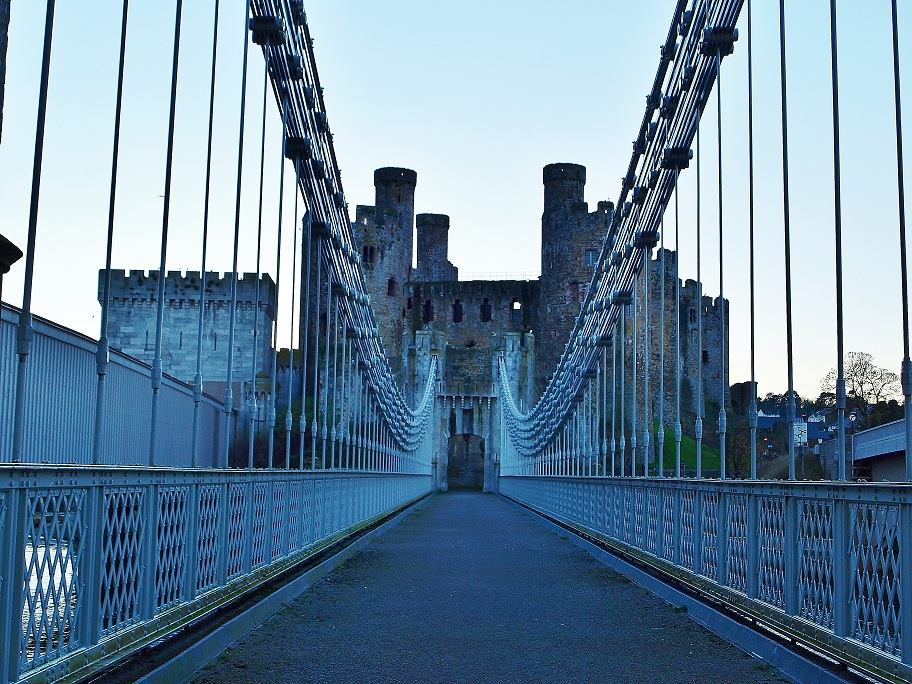
#> input picture Lab Assignment-3/3.2.jpg, 912 x 684 px
$ python 2.py
#> lines starting #> are read from the running program, lines starting #| are printed output that depends on the picture
# Required libraries
import cv2
import numpy as np

img = cv2.imread('3.2.jpg',0)      # reading an image
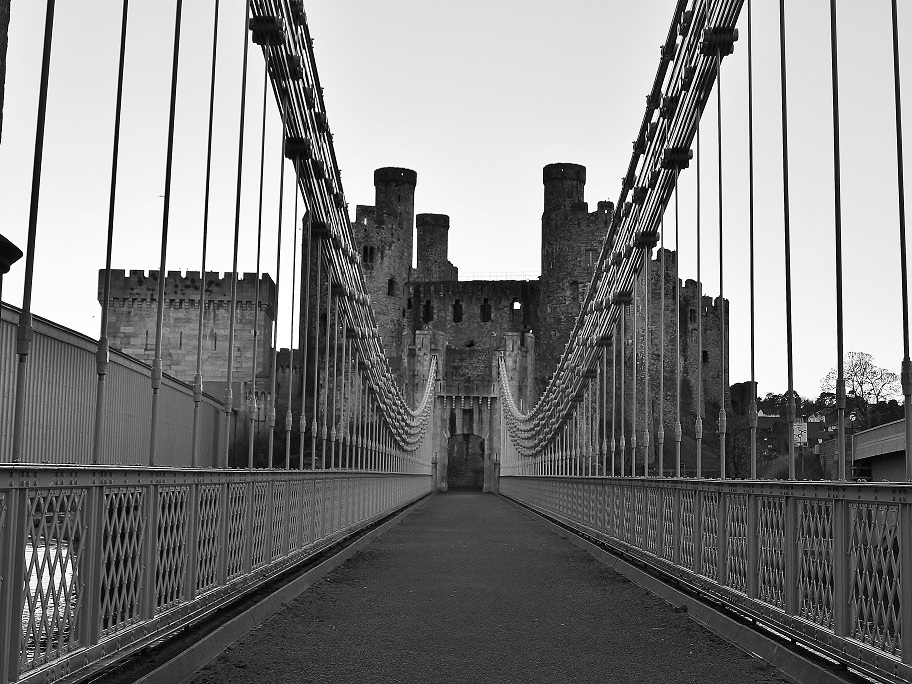
#> img: shape (684, 912); min 0, max 255, mean 127.9

row=len(img)
#> row = 684
col=len(img[0])
#> col = 912

lmebp = [8,((row-2)*(col-2))]
#> lmebp = [8, 620620]
temp1 = []
temp2 = []
out   = np.copy(img)

for i in range(1, row-1):
    for j in range(1, col-1):
        center= img[i][j]
        count1=0
        count2=0
        for k in range (i-1, i+2):
            for l in range (j-1, j+2):
                if k == i and l == j:
                    continue
                else:
                    if img[k][l] <= center:
#> (the run stopped early here; a loop or call above may not have finished)
